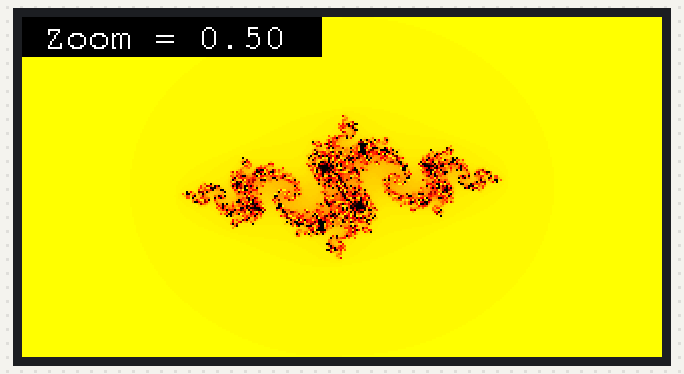
Bench run of a program on a simulated ESP32. Shown: 320×170 colour display.

Above: at 0.6 s.
At 2.9 s:
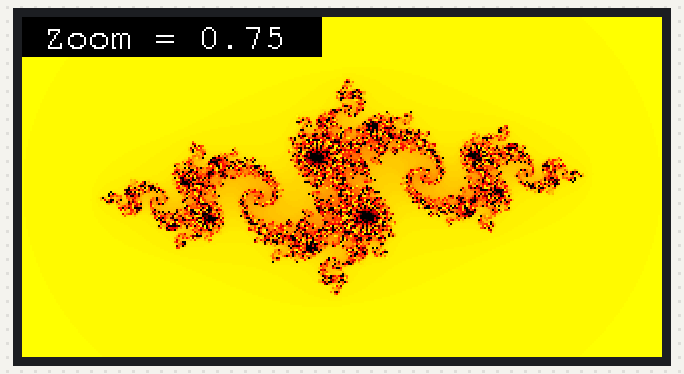
At 9.8 s:
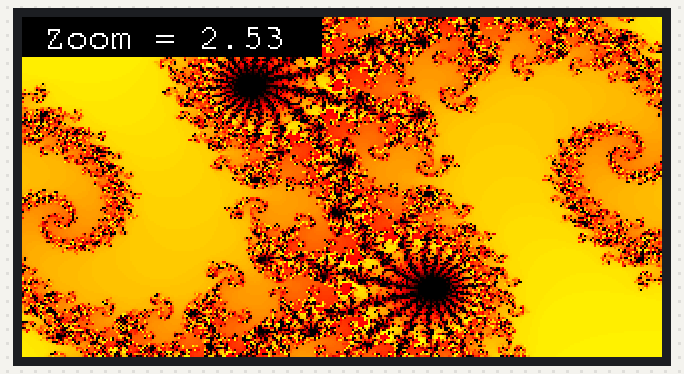
At 18.8 s:
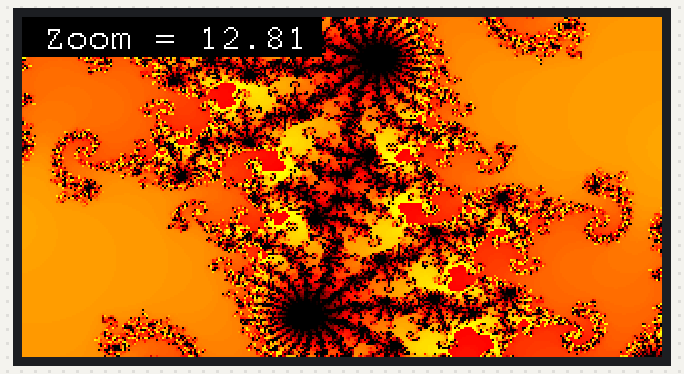
At 27.6 s:
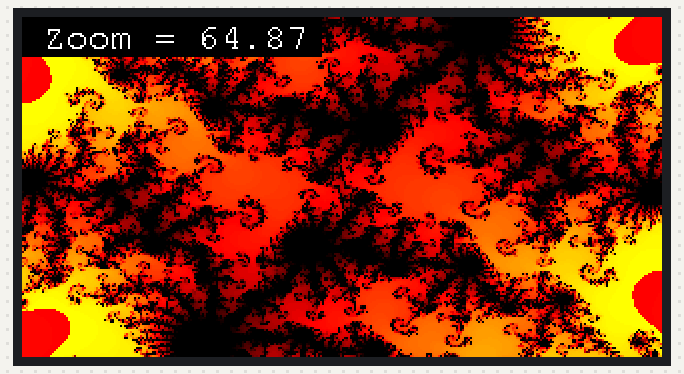
At 36.7 s:
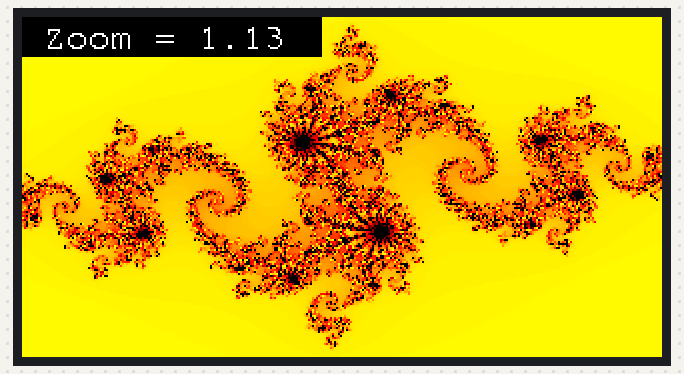

Measured:
- what the display in image 1 shows lasts 2.3 s, from 2.8 s to 5.1 s
- what the display in image 3 shows lasts 2.3 s, from 18.7 s to 21.0 s

The program:

main.cpp
```cpp
// Based on sketch here:
// https://github.com/OpenHDZ/Arduino-experimentation
// Adapted for TFT_eSPI library

// Note: a high number of floating point calculations are needed
// for each pixel so rendering will be quite slow.
// For best performance use a Teensy 4.x (600MHz CPU clock).
#include <Arduino.h>
#include <TFT_eSPI.h>  // Hardware-specific library

TFT_eSPI tft = TFT_eSPI();  // Invoke custom library

const uint16_t MAX_ITERATION = 300;  // Nombre de couleurs

#define SCREEN_WIDTH  tft.width()   //
#define SCREEN_HEIGHT tft.height()  // Taille de l'écran

static float zoom = 0.5;

/*
  Dessine une fractale de Julia
 */

void draw_Julia(float c_r, float c_i, float zoom) {
    tft.setCursor(0, 0);
    float new_r = 0.0, new_i = 0.0, old_r = 0.0, old_i = 0.0;

    /* Pour chaque pixel en X */

    for (int16_t x = SCREEN_WIDTH / 2 - 1; x >= 0; x--) {  // Rely on inverted symmetry
        /* Pour chaque pixel en Y */
        for (uint16_t y = 0; y < SCREEN_HEIGHT; y++) {
            old_r      = 1.5 * (x - SCREEN_WIDTH / 2) / (0.5 * zoom * SCREEN_WIDTH);
            old_i      = (y - SCREEN_HEIGHT / 2) / (0.5 * zoom * SCREEN_HEIGHT);
            uint16_t i = 0;

            while ((old_r * old_r + old_i * old_i) < 4.0 && i < MAX_ITERATION) {
                new_r = old_r * old_r - old_i * old_i;
                new_i = 2.0 * old_r * old_i;

                old_r = new_r + c_r;
                old_i = new_i + c_i;

                i++;
            }
            /* Affiche le pixel */
            if (i < 100) {
                tft.drawPixel(x, y, tft.color565(255, 255, map(i, 0, 100, 255, 0)));
                tft.drawPixel(SCREEN_WIDTH - x - 1, SCREEN_HEIGHT - y - 1, tft.color565(255, 255, map(i, 0, 100, 255, 0)));
            }
            if (i < 200) {
                tft.drawPixel(x, y, tft.color565(255, map(i, 100, 200, 255, 0), 0));
                tft.drawPixel(SCREEN_WIDTH - x - 1, SCREEN_HEIGHT - y - 1, tft.color565(255, map(i, 100, 200, 255, 0), 0));
            } else {
                tft.drawPixel(x, y, tft.color565(map(i, 200, 300, 255, 0), 0, 0));
                tft.drawPixel(SCREEN_WIDTH - x - 1, SCREEN_HEIGHT - y - 1, tft.color565(map(i, 200, 300, 255, 0), 0, 0));
            }
        }
    }
}

/* Fonction setup */
void setup() {
    /* Initialise l'écran LCD */
    tft.begin();
    tft.setRotation(1);
    tft.fillScreen(TFT_BLACK);
    tft.setFreeFont(&FreeMono9pt7b);
    pinMode(TFT_BL, OUTPUT);
    digitalWrite(TFT_BL, HIGH);
}

/* Fonction loop() */
void loop() {
    /* Dessine la fractale */
    draw_Julia(-0.8, +0.156, zoom);
    tft.fillRect(0, 0, 150, 20, TFT_BLACK);
    tft.setCursor(0, 15);
    tft.setTextColor(TFT_WHITE);
    tft.print(" Zoom = ");
    tft.println(zoom);
    delay(2000);
    zoom *= 1.5;
    if (zoom > 100) zoom = 0.5;
}
```
